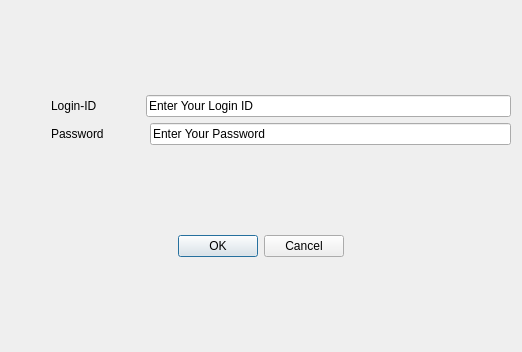
<?xml version="1.0" encoding="UTF-8"?>
<ui version="4.0">
 <class>loginDialog</class>
 <widget class="QDialog" name="loginDialog">
  <property name="geometry">
   <rect>
    <x>0</x>
    <y>0</y>
    <width>522</width>
    <height>352</height>
   </rect>
  </property>
  <property name="windowTitle">
   <string>Login Window</string>
  </property>
  <layout class="QVBoxLayout" name="verticalLayout_2">
   <item>
    <layout class="QVBoxLayout" name="verticalLayout">
     <item>
      <layout class="QHBoxLayout" name="horizontalLayout">
       <item>
        <spacer name="horizontalSpacer_3">
         <property name="orientation">
          <enum>Qt::Horizontal</enum>
         </property>
         <property name="sizeType">
          <enum>QSizePolicy::Fixed</enum>
         </property>
         <property name="sizeHint" stdset="0">
          <size>
           <width>40</width>
           <height>20</height>
          </size>
         </property>
        </spacer>
       </item>
       <item>
        <widget class="QLabel" name="label">
         <property name="text">
          <string>Login-ID</string>
         </property>
        </widget>
       </item>
       <item>
        <spacer name="horizontalSpacer">
         <property name="orientation">
          <enum>Qt::Horizontal</enum>
         </property>
         <property name="sizeType">
          <enum>QSizePolicy::Preferred</enum>
         </property>
         <property name="sizeHint" stdset="0">
          <size>
           <width>43</width>
           <height>20</height>
          </size>
         </property>
        </spacer>
       </item>
       <item>
        <widget class="QLineEdit" name="lineEditloginId">
         <property name="sizePolicy">
          <sizepolicy hsizetype="MinimumExpanding" vsizetype="Fixed">
           <horstretch>0</horstretch>
           <verstretch>0</verstretch>
          </sizepolicy>
         </property>
         <property name="text">
          <string>Enter Your Login ID</string>
         </property>
        </widget>
       </item>
      </layout>
     </item>
     <item>
      <layout class="QHBoxLayout" name="horizontalLayout_2">
       <item>
        <spacer name="horizontalSpacer_4">
         <property name="orientation">
          <enum>Qt::Horizontal</enum>
         </property>
         <property name="sizeType">
          <enum>QSizePolicy::Fixed</enum>
         </property>
         <property name="sizeHint" stdset="0">
          <size>
           <width>40</width>
           <height>20</height>
          </size>
         </property>
        </spacer>
       </item>
       <item>
        <widget class="QLabel" name="label_2">
         <property name="text">
          <string>Password</string>
         </property>
        </widget>
       </item>
       <item>
        <spacer name="horizontalSpacer_2">
         <property name="orientation">
          <enum>Qt::Horizontal</enum>
         </property>
         <property name="sizeType">
          <enum>QSizePolicy::Preferred</enum>
         </property>
         <property name="sizeHint" stdset="0">
          <size>
           <width>40</width>
           <height>20</height>
          </size>
         </property>
        </spacer>
       </item>
       <item>
        <widget class="QLineEdit" name="lineEditPassword">
         <property name="sizePolicy">
          <sizepolicy hsizetype="MinimumExpanding" vsizetype="Fixed">
           <horstretch>0</horstretch>
           <verstretch>0</verstretch>
          </sizepolicy>
         </property>
         <property name="text">
          <string>Enter Your Password</string>
         </property>
        </widget>
       </item>
      </layout>
     </item>
    </layout>
   </item>
   <item>
    <widget class="QDialogButtonBox" name="buttonBox">
     <property name="orientation">
      <enum>Qt::Horizontal</enum>
     </property>
     <property name="standardButtons">
      <set>QDialogButtonBox::Cancel|QDialogButtonBox::Ok</set>
     </property>
     <property name="centerButtons">
      <bool>true</bool>
     </property>
    </widget>
   </item>
  </layout>
 </widget>
 <resources/>
 <connections>
  <connection>
   <sender>buttonBox</sender>
   <signal>accepted()</signal>
   <receiver>loginDialog</receiver>
   <slot>accept()</slot>
   <hints>
    <hint type="sourcelabel">
     <x>248</x>
     <y>254</y>
    </hint>
    <hint type="destinationlabel">
     <x>157</x>
     <y>274</y>
    </hint>
   </hints>
  </connection>
  <connection>
   <sender>buttonBox</sender>
   <signal>rejected()</signal>
   <receiver>loginDialog</receiver>
   <slot>reject()</slot>
   <hints>
    <hint type="sourcelabel">
     <x>316</x>
     <y>260</y>
    </hint>
    <hint type="destinationlabel">
     <x>286</x>
     <y>274</y>
    </hint>
   </hints>
  </connection>
 </connections>
</ui>
